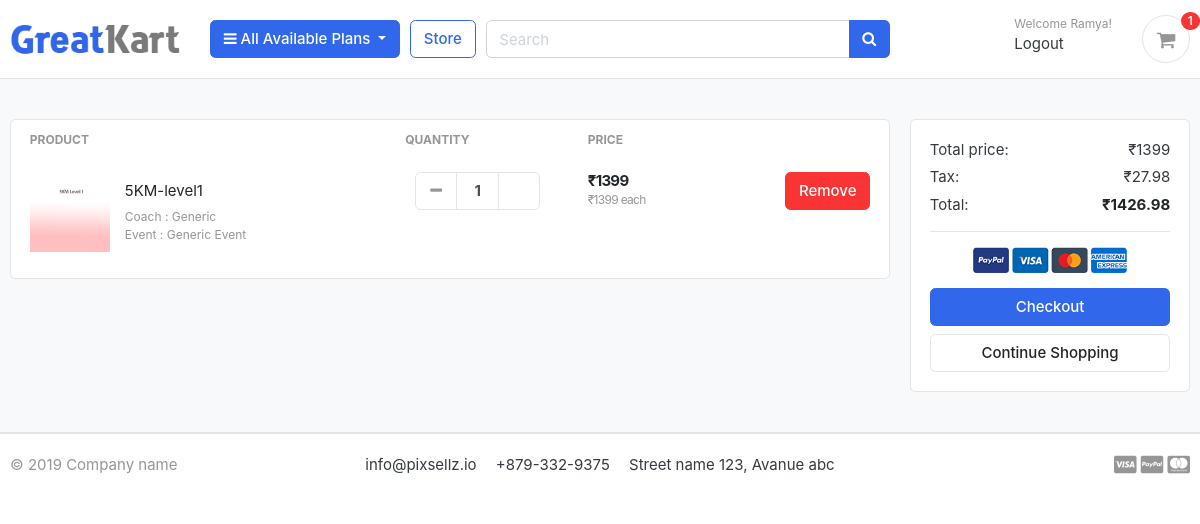
/cart/ (signed in), run on an earlier commit of the app's database.
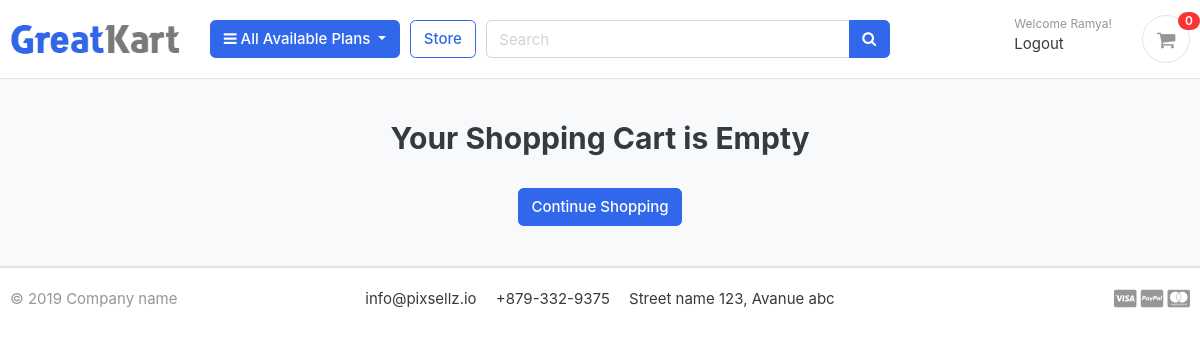
And on a later commit of the database.
### carts/models.py (models this page shows, shortened)
class CartItem(models.Model):
    user = models.ForeignKey(Account, on_delete=models.CASCADE, null=True)
    product = models.ForeignKey(Product, on_delete=models.CASCADE)
    variations = models.ManyToManyField(Variation, blank=True)
    cart    = models.ForeignKey(Cart, on_delete=models.CASCADE, null=True)
    quantity = models.IntegerField(default=1)
    is_active = models.BooleanField(default=True)
    def sub_total(self):
        return self.product.price * self.quantity

### store/models.py (models this page shows, shortened)
class Product(models.Model):
    product_name    = models.CharField(max_length=200, unique=True)
    slug            = models.SlugField(max_length=200, unique=True)
    description     = models.TextField(max_length=500, blank=True)
    price           = models.IntegerField()
    images          = models.ImageField(upload_to='photos/products')
    coach           = models.CharField(max_length=500, blank=True, default='Generic')
    is_available    = models.BooleanField(default=True)
    category        = models.ForeignKey(Category, on_delete=models.CASCADE)
    created_date    = models.DateTimeField(auto_now_add=True)
    modified_date   = models.DateTimeField(auto_now=True)
    level           = models.CharField(max_length=255,choices=[('1','Level 1'),('2','Level II'),('3','Level III')],default="1")
    def get_url(self):
        return reverse('product_detail', args=[self.category.slug, self.slug])

class Variation(models.Model):
    product = models.ForeignKey(Product, on_delete=models.CASCADE)
    variation_category = models.CharField(max_length=100, choices=variation_category_choice)
    variation_value     = models.CharField(max_length=100, default='Generic')
    is_active           = models.BooleanField(default=True)
    created_date        = models.DateTimeField(auto_now=True)
    objects = VariationManager()

### carts/views.py (the view)
# urls.py: path('', views.cart, name='cart'),
def cart(request, total=0, quantity=0, cart_items=None):
    try:
        tax = 0
        grand_total = 0
        if request.user.is_authenticated:
            cart_items = CartItem.objects.filter(user=request.user, is_active=True)
        else:
            cart = Cart.objects.get(cart_id=_cart_id(request))
            cart_items = CartItem.objects.filter(cart=cart, is_active=True)
        for cart_item in cart_items:
            total += (cart_item.product.price * cart_item.quantity)
            quantity += cart_item.quantity
        tax = (2 * total)/100
        grand_total = total + tax
    except ObjectDoesNotExist:
        pass #just ignore
    context = {
        'total': total,
        'quantity': quantity,
        'cart_items': cart_items,
        'tax'       : tax,
        'grand_total': grand_total,
    }
    return render(request, 'store/cart.html', context)

### carts/context_processors.py (called while the page is built)
def counter(request):
    cart_count = 0
    if 'admin' in request.path:
        return {}
    else:
        try:
            cart = Cart.objects.filter(cart_id=_cart_id(request))
            if request.user.is_authenticated:
                cart_items = CartItem.objects.all().filter(user=request.user)
            else:
                cart_items = CartItem.objects.all().filter(cart=cart[:1])
            for cart_item in cart_items:
                cart_count += cart_item.quantity
        except Cart.DoesNotExist:
            cart_count = 0
    return dict(cart_count=cart_count)

### carts/views.py (called while the page is built)
def _cart_id(request):
    cart = request.session.session_key
    if not cart:
        cart = request.session.create()
    return cart

### category/context_processors.py (called while the page is built)
def menu_links(request):
    links = Category.objects.all()
    return dict(links=links)

### category/models.py (called while the page is built)
    def get_url(self):
            return reverse('products_by_category', args=[self.slug])

### templates/store/cart.html
{% extends 'base.html' %}
{% load static %}
{% block content %}
<section class="section-content padding-y bg">
<div class="container">
{% if not cart_items %}
	<h2 class="text-center">Your Shopping Cart is Empty</h2>
	<br>
	<div class="text-center">
		<a href="{% url 'store' %}" class="btn btn-primary">Continue Shopping</a>
	</div>
{% else %}
<div class="row">
	<aside class="col-lg-9">
<div class="card">
<table class="table table-borderless table-shopping-cart">
<thead class="text-muted">
<tr class="small text-uppercase">
  <th scope="col">Product</th>
  <th scope="col" width="120">Quantity</th>
  <th scope="col" width="120">Price</th>
  <th scope="col" class="text-right" width="200"> </th>
</tr>
</thead>
<tbody>
{% for cart_item in cart_items %}
<tr>
	<td>
		<figure class="itemside align-items-center">
			<div class="aside"><a href="{{ cart_item.product.get_url }}"><img src="{{cart_item.product.images.url}}" class="img-sm"></a></div>
			<figcaption class="info">
				<a href="{{ cart_item.product.get_url }}" class="title text-dark">{{cart_item.product.product_name}}</a>
				<p class="text-muted small">Coach : {{cart_item.product.coach}}</p>
				<p class="text-muted small">
					{% if cart_item.variations.all %}
						{% for item in cart_item.variations.all %}
							{{ item.variation_category | capfirst }} : {{ item.variation_value | capfirst }} <br>
						{% endfor %}
					{% endif %}
				</p>
			</figcaption>
		</figure>
	</td>
	<td>
					<div class="col">
						<div class="input-group input-spinner">
							<div class="input-group-prepend">
							<a href="{% url 'remove_cart' cart_item.product.id cart_item.id %}" class="btn btn-light" type="button" id="button-plus"> <i class="fa fa-minus"></i> </a>
							</div>
							<input type="text" class="form-control"  value="{{cart_item.quantity}}">
							<div class="input-group-append">
							<a class="btn btn-light" type="button" id="button-minus">  </a>
							</div>
						</div>
					</div>
	</td>
	<td>
		<div class="price-wrap">
			<var class="price">₹{{cart_item.sub_total}}</var>
			<small class="text-muted"> ₹{{cart_item.product.price}} each </small>
		</div>
	</td>
	<td class="text-right">
	<a href="{% url 'remove_cart_item' cart_item.product.id cart_item.id %}" onclick="return confirm('Are you sure you want to delete this item?')"  class="btn btn-danger"> Remove</a>
	</td>
</tr>
{% endfor %}
</tbody>
</table>
</div>
	</aside>
	<aside class="col-lg-3">
		<div class="card">
		<div class="card-body">
			<dl class="dlist-align">
			  <dt>Total price:</dt>
			  <dd class="text-right">₹{{total}}</dd>
			</dl>
			<dl class="dlist-align">
			  <dt>Tax:</dt>
			  <dd class="text-right"> ₹{{tax}}</dd>
			</dl>
			<dl class="dlist-align">
			  <dt>Total:</dt>
			  <dd class="text-right text-dark b"><strong>₹{{grand_total}}</strong></dd>
			</dl>
			<hr>
			<p class="text-center mb-3">
				<img src="{% static './images/misc/payments.png' %}" height="26">
			</p>
			<a href="{% url 'checkout' %}" class="btn btn-primary btn-block"> Checkout </a>
			<a href="{% url 'store' %}" class="btn btn-light btn-block">Continue Shopping</a>
		</div>
		</div>
</aside>
</div>
{% endif %}
</div>
</section>
{% endblock %}

### templates/includes/navbar.html (shortened to what this page needs)
{% load static %}
<header class="section-header">
<section class="header-main border-bottom">
  <div class="container">
<div class="row align-items-center">
  <div class="col-lg-2 col-md-3 col-6">
    <a href="{% url 'home' %}" class="brand-wrap">
      <img class="logo" src="{% static './images/logo.png' %}">
    </a>
  </div>
  <div class="col-lg col-sm col-md col-6 flex-grow-0">
    <div class="category-wrap dropdown d-inline-block float-right">
      <button type="button" class="btn btn-primary dropdown-toggle" data-toggle="dropdown">
        <i class="fa fa-bars"></i> All Available Plans
      </button>
    </div>
  </div>
  <a href="{% url 'store' %}" class="btn btn-outline-primary">Store</a>
  <div class="col-lg  col-md-6 col-sm-12 col">
    <form action="{% url 'search' %}" class="search" method='GET'>
      <div class="input-group w-100">
          <input type="text" class="form-control" style="width:60%;" placeholder="Search" name="keyword" required>
          <div class="input-group-append">
            <button class="btn btn-primary" type="submit">
              <i class="fa fa-search"></i>
            </button>
          </div>
        </div>
    </form>
  </div>
  <div class="col-lg-3 col-sm-6 col-8 order-2 order-lg-3">
        <div class="d-flex justify-content-end mb-3 mb-lg-0">
          {% if user.id is None %}
          <div class="widget-header">
            <small class="title text-muted">Welcome guest!</small>
            <div>
              <a href="{% url 'login' %}">Sign in</a> <span class="dark-transp"> | </span>
              <a href="{% url 'register' %}"> Register</a>
            </div>
          </div>
          {% else %}
          <div class="widget-header">
            <small class="title text-muted">Welcome {{user.first_name}}!</small>
            <div>
              <a href="{% url 'logout' %}"> Logout</a>
            </div>
          </div>
          {% endif %}
          <a href="{% url 'cart' %}" class="widget-header pl-3 ml-3">
            <div class="icon icon-sm rounded-circle border"><i class="fa fa-shopping-cart"></i></div>
            <span class="badge badge-pill badge-danger notify">{{cart_count}}</span>
          </a>
        </div>
      </div>
</div>
  </div>
</section>
</header>

What changed in the data, as far as the page shows it:
removed CartItem: product.images (picture), product.product_name "5KM-level1", product.coach "Generic", quantity "1", sub_total "1399", product.price "1399"
no longer on this page (row unchanged): Variation: variation_category "Event", variation_value "Generic Event"
Also different on the page:
{{ cart_count }}: "1" → "0"
{{ total }}: "1399" → (not shown)
{{ tax }}: "27.98" → (not shown)
{{ grand_total }}: "1426.98" → (not shown)
text no longer shown: "PRODUCT QUANTITY PRICE Total price: ₹ Tax: ₹ Total: ₹ Checkout"
text now shown: "Your Shopping Cart is Empty"
